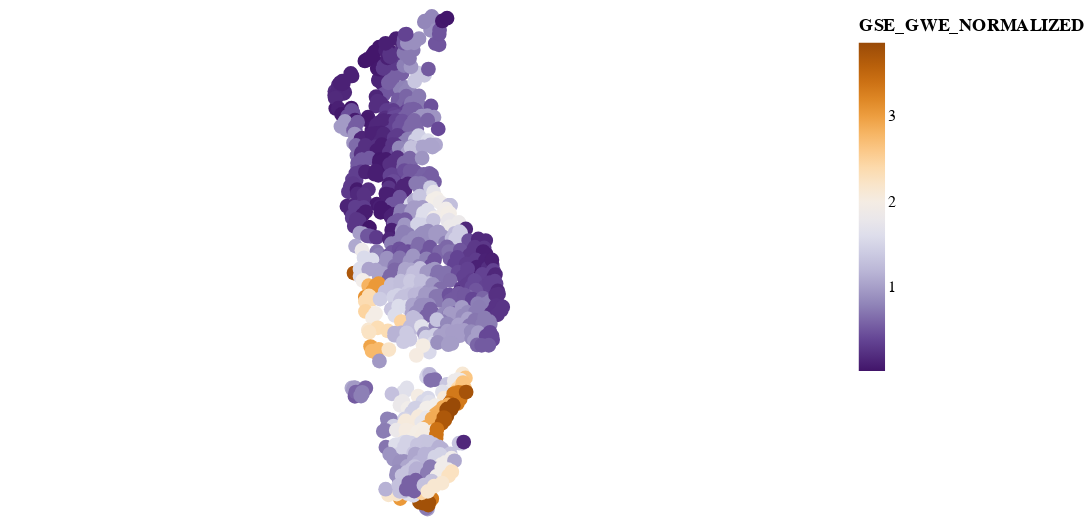

The notebook cell this image was saved under:
### Code cell
view_groundwater_per_year(township_aggregate_gdf, color_col='GSE_GWE_NORMALIZED', time_col = 'YEAR')

### Figure 1 — Vega-Lite specification as saved in the notebook (floating-point values rounded to 4 significant figures; data arrays with more than 128 entries replaced by an {"elided": "..."} marker saying what was removed)
{"config": {"view": {"continuousWidth": 400, "continuousHeight": 300}}, "data": {"name": "data-39914c527ade72db169dd68d904f922e"}, "mark": "geoshape", "encoding": {"color": {"field": "GSE_GWE_NORMALIZED", "scale": {"scheme": "purpleorange"}, "type": "quantitative"}, "tooltip": [{"field": "TownshipRange", "type": "nominal"}, {"field": "COUNTY_NAME", "type": "nominal"}, {"field": "YEAR", "type": "quantitative"}, {"field": "YEARLY_AVG_GSE_GWE", "type": "quantitative"}, {"field": "geometry", "type": "nominal"}, {"field": "GSE_GWE", "type": "quantitative"}, {"field": "GSE_GWE_NORMALIZED", "type": "quantitative"}]}, "height": 300, "selection": {"Year:": {"type": "single", "fields": ["YEAR"], "bind": {"input": "range", "max": 2022.0, "min": 2001.0, "name": "Year: ", "step": 1}, "init": {"YEAR": 2021}}}, "transform": [{"filter": {"selection": "Year:"}}], "width": 500, "$schema": "https://vega.github.io/schema/vega-lite/v4.17.0.json", "datasets": {"data-39914c527ade72db169dd68d904f922e": {"elided": "7595 records"}}}
